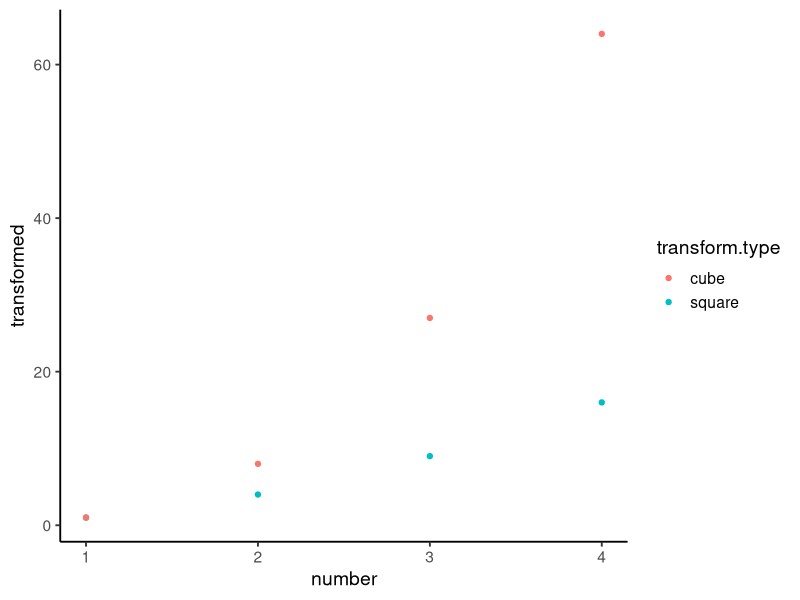
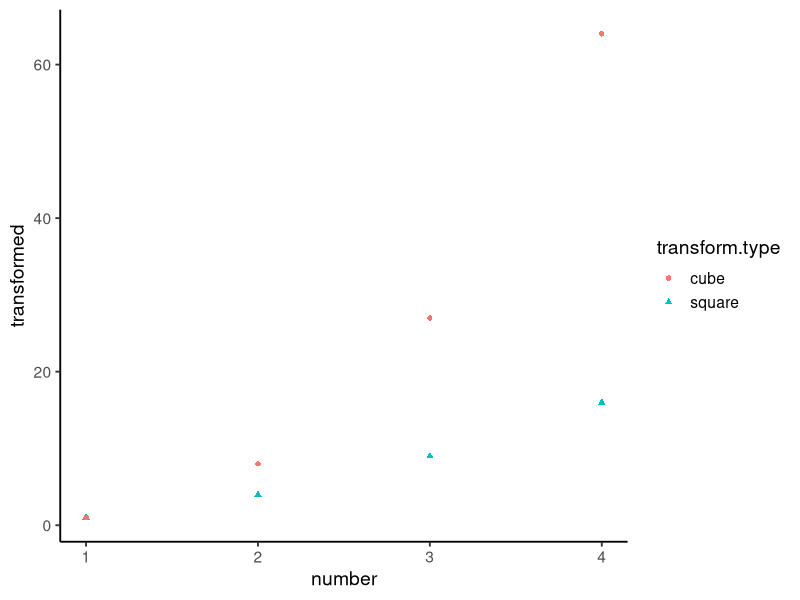
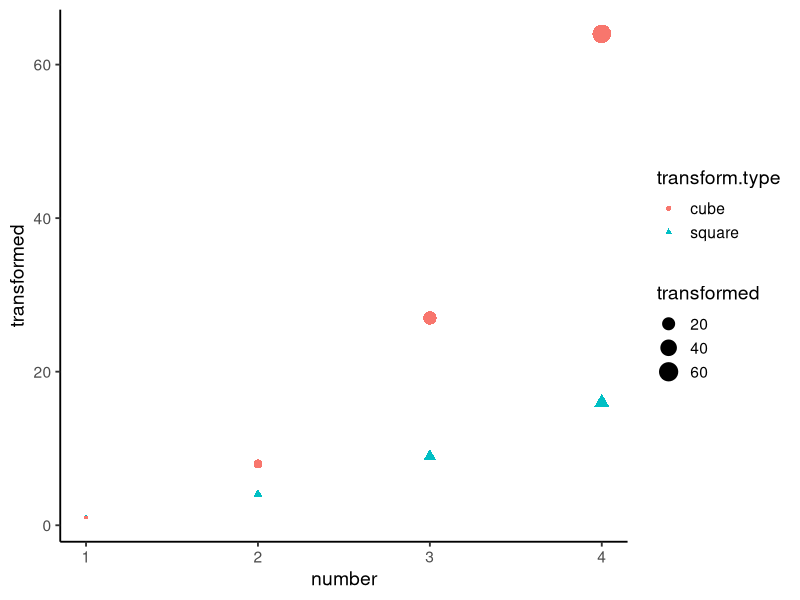
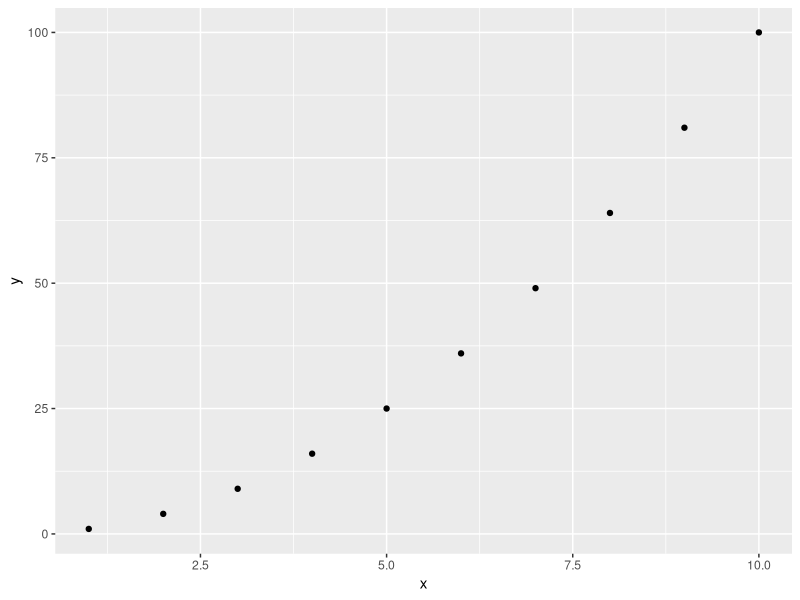
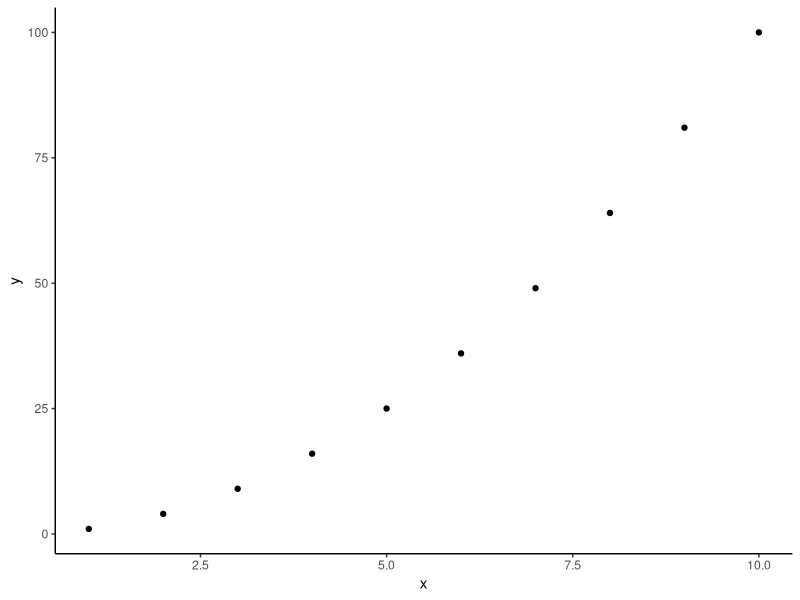
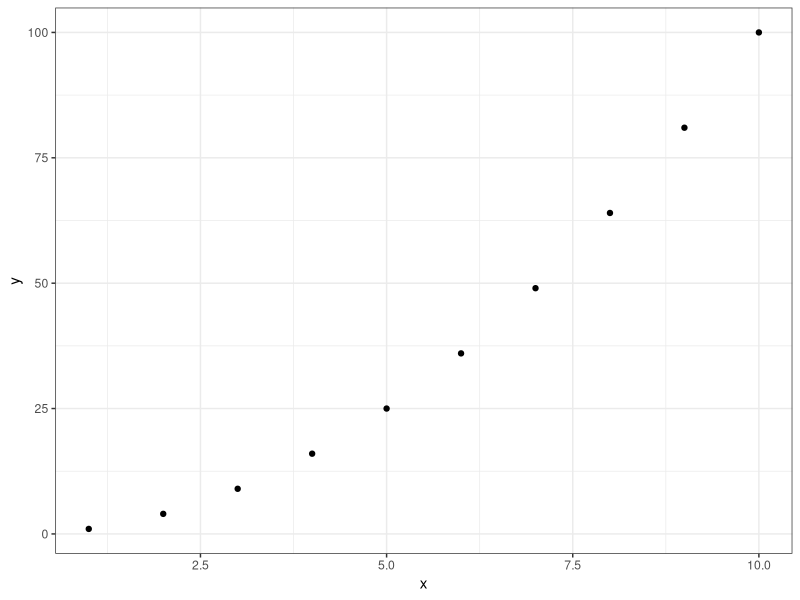
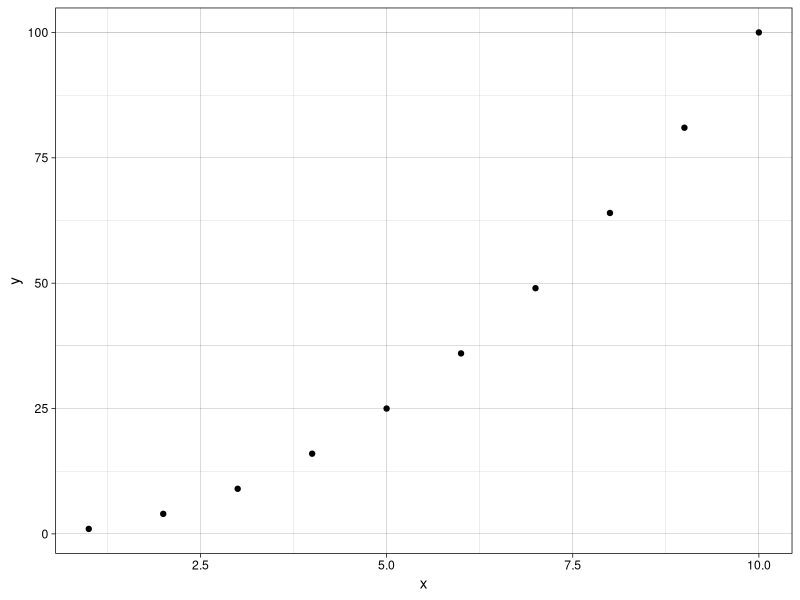
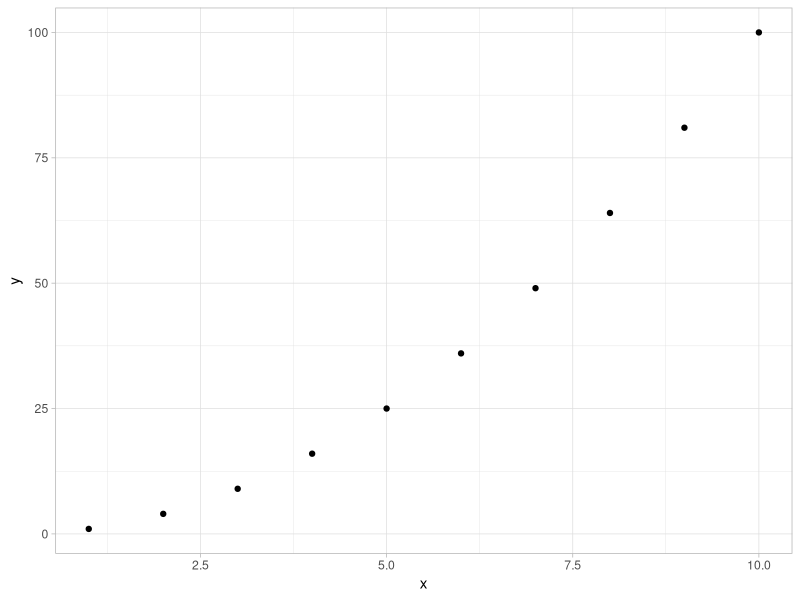

R code for these plots, in order:
## ---- chunk 1
require(ggplot2)
## ---- chunk 2
d <- data.frame( number=c(1:4, 1:4),
                 transformed=c((1:4)^2, (1:4)^3),
                 transform.type=factor(c(rep('square',4), c(rep('cube',4))))
                 )
d
## ---- chunk 3
theme_cow <- function() theme_classic(base_size=14)
ggplot(data=d, aes(x=number, y=transformed, colour=transform.type)) + geom_point() + theme_cow()
## ---- chunk 4
ggplot(data=d, aes(x=number, y=transformed, colour=transform.type, shape=transform.type)) + geom_point() + theme_cow()
## ---- chunk 5
ggplot(data=d, aes(x=number, y=transformed, size=transformed, colour=transform.type, shape=transform.type)) + geom_point() + theme_cow()
## ---- chunk 6
x <- 1:10; y <- x^2
qplot(x, y)
## ---- chunk 7
qplot(x, y) + theme_classic()
## ---- chunk 8
qplot(x, y) + theme_bw()
## ---- chunk 9
qplot(x, y) + theme_linedraw()
## ---- chunk 10
qplot(x, y) + theme_light()
## ---- chunk 11
qplot(x, y) + theme_minimal()
## ---- chunk 12
qplot(x, y) + theme_classic(base_size=14)
